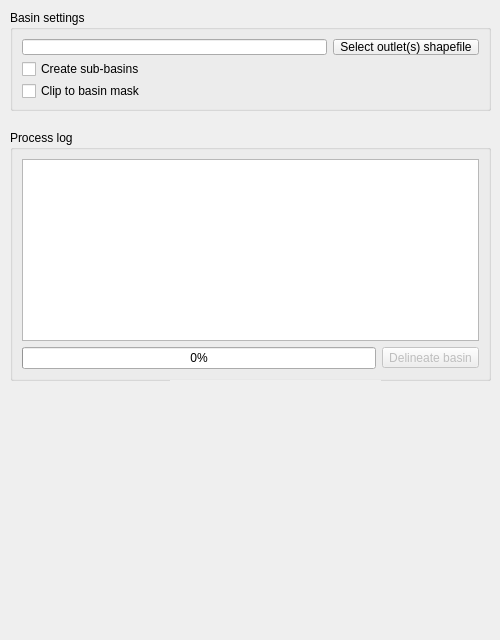
   <widget class="QWidget" name="basinDelineationTab">
    <attribute name="title">
     <string>Basin delineation</string>
    </attribute>
    <widget class="QGroupBox" name="processLog2GroupBox">
     <property name="geometry">
      <rect>
       <x>10</x>
       <y>130</y>
       <width>481</width>
       <height>251</height>
      </rect>
     </property>
     <property name="title">
      <string>Process log</string>
     </property>
     <property name="flat">
      <bool>true</bool>
     </property>
     <layout class="QGridLayout" name="gridLayout">
      <item row="1" column="1">
       <widget class="QToolButton" name="delineateButton">
        <property name="enabled">
         <bool>false</bool>
        </property>
        <property name="text">
         <string>Delineate basin</string>
        </property>
       </widget>
      </item>
      <item row="1" column="0">
       <widget class="QProgressBar" name="delineateProgressBar">
        <property name="value">
         <number>0</number>
        </property>
       </widget>
      </item>
      <item row="0" column="0" colspan="2">
       <widget class="QTextEdit" name="processLog2TextEdit">
        <property name="readOnly">
         <bool>true</bool>
        </property>
       </widget>
      </item>
     </layout>
    </widget>
    <widget class="QGroupBox" name="outletsGroupBox">
     <property name="geometry">
      <rect>
       <x>10</x>
       <y>10</y>
       <width>481</width>
       <height>101</height>
      </rect>
     </property>
     <property name="title">
      <string>Basin settings</string>
     </property>
     <property name="flat">
      <bool>true</bool>
     </property>
     <layout class="QVBoxLayout" name="verticalLayout_18">
      <item>
       <layout class="QHBoxLayout" name="horizontalLayout_14">
        <item>
         <widget class="QLineEdit" name="outletsLineEdit">
          <property name="readOnly">
           <bool>true</bool>
          </property>
         </widget>
        </item>
        <item>
         <widget class="QToolButton" name="selectOutletsButton">
          <property name="text">
           <string>Select outlet(s) shapefile</string>
          </property>
         </widget>
        </item>
       </layout>
      </item>
      <item>
       <widget class="QCheckBox" name="createSubBasinCheckBox">
        <property name="text">
         <string>Create sub-basins</string>
        </property>
       </widget>
      </item>
      <item>
       <widget class="QCheckBox" name="clipMaskCheckBox">
        <property name="text">
         <string>Clip to basin mask</string>
        </property>
       </widget>
      </item>
     </layout>
    </widget>
    <widget class="QLabel" name="label">
     <property name="geometry">
      <rect>
       <x>170</x>
       <y>380</y>
       <width>211</width>
       <height>251</height>
      </rect>
     </property>
     <property name="autoFillBackground">
      <bool>true</bool>
     </property>
     <property name="text">
      <string/>
     </property>
     <property name="pixmap">
      <pixmap resource="resources.qrc">:/plugins/SphyPreProcess/images/delineation.png</pixmap>
     </property>
     <property name="scaledContents">
      <bool>true</bool>
     </property>
     <property name="margin">
      <number>5</number>
     </property>
    </widget>
   </widget>
